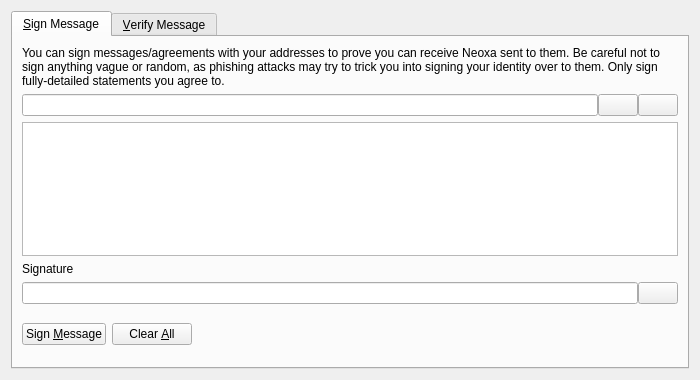
<?xml version="1.0" encoding="UTF-8"?>
<ui version="4.0">
 <class>SignVerifyMessageDialog</class>
 <widget class="QDialog" name="SignVerifyMessageDialog">
  <property name="geometry">
   <rect>
    <x>0</x>
    <y>0</y>
    <width>700</width>
    <height>380</height>
   </rect>
  </property>
  <property name="windowTitle">
   <string>Signatures - Sign / Verify a Message</string>
  </property>
  <property name="modal">
   <bool>true</bool>
  </property>
  <layout class="QVBoxLayout" name="verticalLayout">
   <item>
    <widget class="QTabWidget" name="tabWidget">
     <property name="currentIndex">
      <number>0</number>
     </property>
     <widget class="QWidget" name="tabSignMessage">
      <attribute name="title">
       <string>&amp;Sign Message</string>
      </attribute>
      <layout class="QVBoxLayout" name="verticalLayout_SM">
       <item>
        <widget class="QLabel" name="infoLabel_SM">
         <property name="text">
          <string>You can sign messages/agreements with your addresses to prove you can receive Neoxa sent to them. Be careful not to sign anything vague or random, as phishing attacks may try to trick you into signing your identity over to them. Only sign fully-detailed statements you agree to.</string>
         </property>
         <property name="textFormat">
          <enum>Qt::PlainText</enum>
         </property>
         <property name="wordWrap">
          <bool>true</bool>
         </property>
        </widget>
       </item>
       <item>
        <layout class="QHBoxLayout" name="horizontalLayout_1_SM">
         <property name="spacing">
          <number>0</number>
         </property>
         <item>
          <widget class="QValidatedLineEdit" name="addressIn_SM">
           <property name="toolTip">
            <string>The Neoxa address to sign the message with</string>
           </property>
          </widget>
         </item>
         <item>
          <widget class="QPushButton" name="addressBookButton_SM">
           <property name="toolTip">
            <string>Choose previously used address</string>
           </property>
           <property name="text">
            <string/>
           </property>
           <property name="shortcut">
            <string>Alt+A</string>
           </property>
           <property name="autoDefault">
            <bool>false</bool>
           </property>
          </widget>
         </item>
         <item>
          <widget class="QPushButton" name="pasteButton_SM">
           <property name="toolTip">
            <string>Paste address from clipboard</string>
           </property>
           <property name="text">
            <string/>
           </property>
           <property name="shortcut">
            <string>Alt+P</string>
           </property>
           <property name="autoDefault">
            <bool>false</bool>
           </property>
          </widget>
         </item>
        </layout>
       </item>
       <item>
        <widget class="QPlainTextEdit" name="messageIn_SM">
         <property name="toolTip">
          <string>Enter the message you want to sign here</string>
         </property>
        </widget>
       </item>
       <item>
        <widget class="QLabel" name="signatureLabel_SM">
         <property name="text">
          <string>Signature</string>
         </property>
         <property name="textFormat">
          <enum>Qt::PlainText</enum>
         </property>
        </widget>
       </item>
       <item>
        <layout class="QHBoxLayout" name="horizontalLayout_2_SM">
         <property name="spacing">
          <number>0</number>
         </property>
         <item>
          <widget class="QLineEdit" name="signatureOut_SM">
           <property name="font">
            <font>
             <italic>true</italic>
            </font>
           </property>
           <property name="readOnly">
            <bool>true</bool>
           </property>
          </widget>
         </item>
         <item>
          <widget class="QPushButton" name="copySignatureButton_SM">
           <property name="toolTip">
            <string>Copy the current signature to the system clipboard</string>
           </property>
           <property name="text">
            <string/>
           </property>
           <property name="autoDefault">
            <bool>false</bool>
           </property>
          </widget>
         </item>
        </layout>
       </item>
       <item>
        <layout class="QHBoxLayout" name="horizontalLayout_3_SM">
         <item>
          <widget class="QPushButton" name="signMessageButton_SM">
           <property name="toolTip">
            <string>Sign the message to prove you own this Neoxa address</string>
           </property>
           <property name="text">
            <string>Sign &amp;Message</string>
           </property>
           <property name="autoDefault">
            <bool>false</bool>
           </property>
          </widget>
         </item>
         <item>
          <widget class="QPushButton" name="clearButton_SM">
           <property name="toolTip">
            <string>Reset all sign message fields</string>
           </property>
           <property name="text">
            <string>Clear &amp;All</string>
           </property>
           <property name="autoDefault">
            <bool>false</bool>
           </property>
          </widget>
         </item>
         <item>
          <spacer name="horizontalSpacer_1_SM">
           <property name="orientation">
            <enum>Qt::Horizontal</enum>
           </property>
           <property name="sizeHint" stdset="0">
            <size>
             <width>40</width>
             <height>48</height>
            </size>
           </property>
          </spacer>
         </item>
         <item>
          <widget class="QLabel" name="statusLabel_SM">
           <property name="font">
            <font>
             <weight>75</weight>
             <bold>true</bold>
            </font>
           </property>
           <property name="text">
            <string/>
           </property>
           <property name="wordWrap">
            <bool>true</bool>
           </property>
          </widget>
         </item>
         <item>
          <spacer name="horizontalSpacer_2_SM">
           <property name="orientation">
            <enum>Qt::Horizontal</enum>
           </property>
           <property name="sizeHint" stdset="0">
            <size>
             <width>40</width>
             <height>48</height>
            </size>
           </property>
          </spacer>
         </item>
        </layout>
       </item>
      </layout>
     </widget>
     <widget class="QWidget" name="tabVerifyMessage">
      <attribute name="title">
       <string>&amp;Verify Message</string>
      </attribute>
      <layout class="QVBoxLayout" name="verticalLayout_VM">
       <item>
        <widget class="QLabel" name="infoLabel_VM">
         <property name="text">
          <string>Enter the receiver's address, message (ensure you copy line breaks, spaces, tabs, etc. exactly) and signature below to verify the message. Be careful not to read more into the signature than what is in the signed message itself, to avoid being tricked by a man-in-the-middle attack. Note that this only proves the signing party receives with the address, it cannot prove sendership of any transaction!</string>
         </property>
         <property name="textFormat">
          <enum>Qt::PlainText</enum>
         </property>
         <property name="alignment">
          <set>Qt::AlignLeading|Qt::AlignLeft|Qt::AlignTop</set>
         </property>
         <property name="wordWrap">
          <bool>true</bool>
         </property>
        </widget>
       </item>
       <item>
        <layout class="QHBoxLayout" name="horizontalLayout_1_VM">
         <property name="spacing">
          <number>0</number>
         </property>
         <item>
          <widget class="QValidatedLineEdit" name="addressIn_VM">
           <property name="toolTip">
            <string>The Neoxa address the message was signed with</string>
           </property>
          </widget>
         </item>
         <item>
          <widget class="QPushButton" name="addressBookButton_VM">
           <property name="toolTip">
            <string>Choose previously used address</string>
           </property>
           <property name="text">
            <string/>
           </property>
           <property name="shortcut">
            <string>Alt+A</string>
           </property>
           <property name="autoDefault">
            <bool>false</bool>
           </property>
          </widget>
         </item>
        </layout>
       </item>
       <item>
        <widget class="QPlainTextEdit" name="messageIn_VM"/>
       </item>
       <item>
        <widget class="QValidatedLineEdit" name="signatureIn_VM"/>
       </item>
       <item>
        <layout class="QHBoxLayout" name="horizontalLayout_2_VM">
         <item>
          <widget class="QPushButton" name="verifyMessageButton_VM">
           <property name="toolTip">
            <string>Verify the message to ensure it was signed with the specified Neoxa address</string>
           </property>
           <property name="text">
            <string>Verify &amp;Message</string>
           </property>
           <property name="autoDefault">
            <bool>false</bool>
           </property>
          </widget>
         </item>
         <item>
          <widget class="QPushButton" name="clearButton_VM">
           <property name="toolTip">
            <string>Reset all verify message fields</string>
           </property>
           <property name="text">
            <string>Clear &amp;All</string>
           </property>
           <property name="autoDefault">
            <bool>false</bool>
           </property>
          </widget>
         </item>
         <item>
          <spacer name="horizontalSpacer_1_VM">
           <property name="orientation">
            <enum>Qt::Horizontal</enum>
           </property>
           <property name="sizeHint" stdset="0">
            <size>
             <width>40</width>
             <height>48</height>
            </size>
           </property>
          </spacer>
         </item>
         <item>
          <widget class="QLabel" name="statusLabel_VM">
           <property name="font">
            <font>
             <weight>75</weight>
             <bold>true</bold>
            </font>
           </property>
           <property name="text">
            <string/>
           </property>
           <property name="wordWrap">
            <bool>true</bool>
           </property>
          </widget>
         </item>
         <item>
          <spacer name="horizontalSpacer_2_VM">
           <property name="orientation">
            <enum>Qt::Horizontal</enum>
           </property>
           <property name="sizeHint" stdset="0">
            <size>
             <width>40</width>
             <height>48</height>
            </size>
           </property>
          </spacer>
         </item>
        </layout>
       </item>
      </layout>
     </widget>
    </widget>
   </item>
  </layout>
 </widget>
 <customwidgets>
  <customwidget>
   <class>QValidatedLineEdit</class>
   <extends>QLineEdit</extends>
   <header>qvalidatedlineedit.h</header>
  </customwidget>
 </customwidgets>
 <resources>
  <include location="../neoxa.qrc"/>
 </resources>
 <connections/>
</ui>
